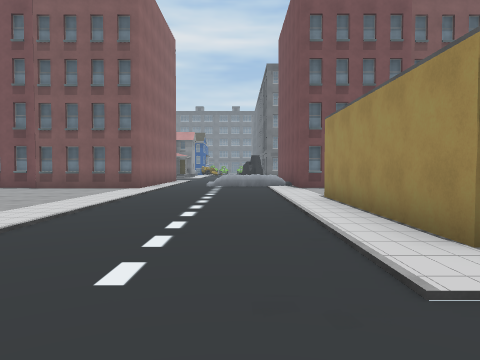
View 1 (above)

24 first-person views from a walk through a 3-D level made in the Unity game engine. The camera is 1.4 m above the floor, tilts 2° down and sees 70° across. The floor is counted in squares, 2 m on a side. Each view is taken from the middle of a square. On the plan, view 1 faces up. The plan holds only what a view shows up to about 11 squares ahead; the rest is blank. The place goes on beyond the plan. The player character is not drawn. Some animated figures are not drawn. Some surface patterns are stand-ins.

View 2
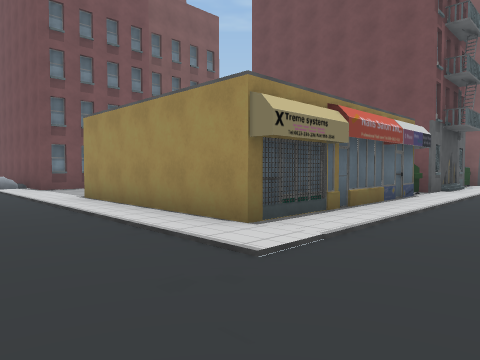

View 3
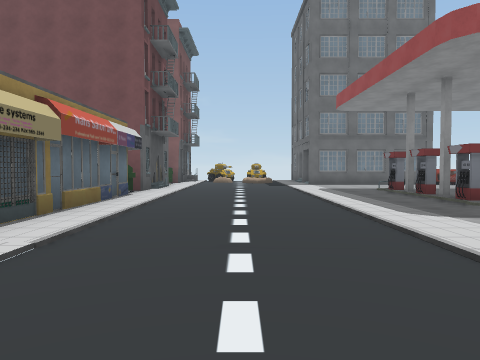

View 4
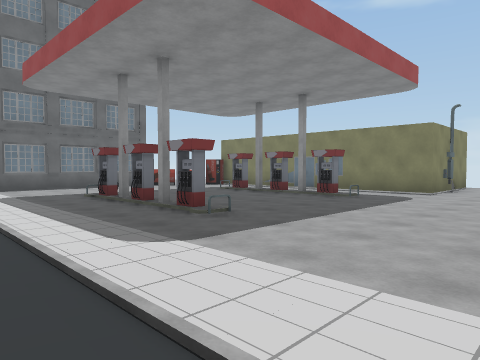

View 5
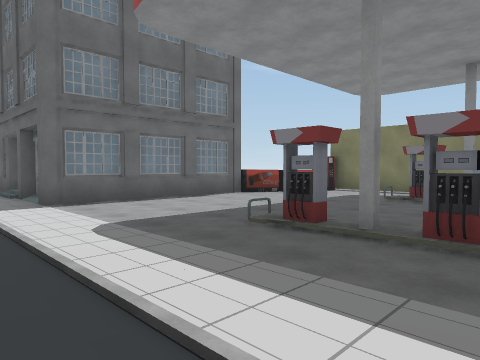

View 6
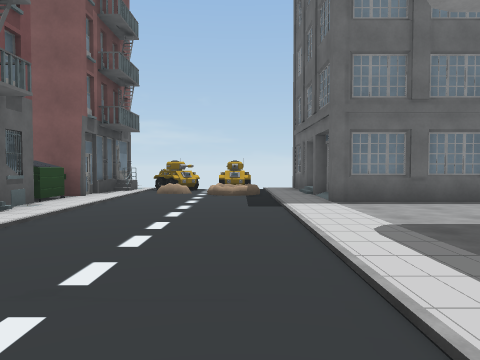

View 7
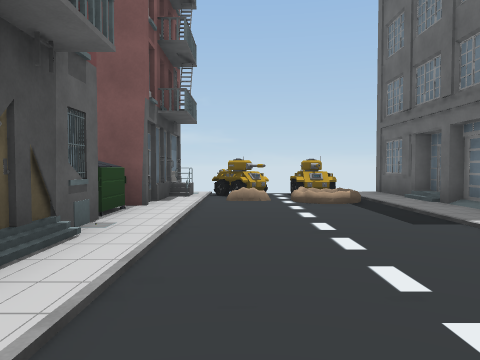

View 8
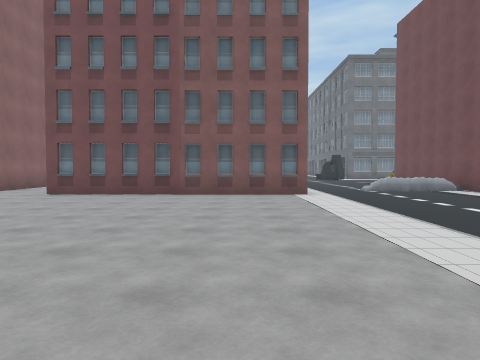

View 9
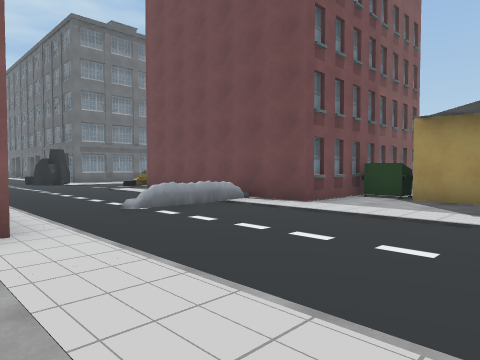

View 10
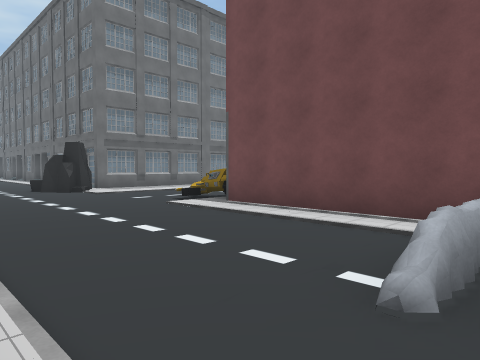

View 11
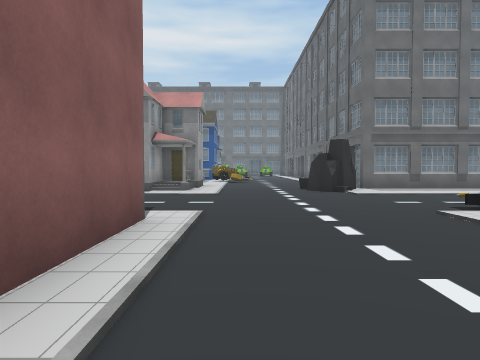

View 12
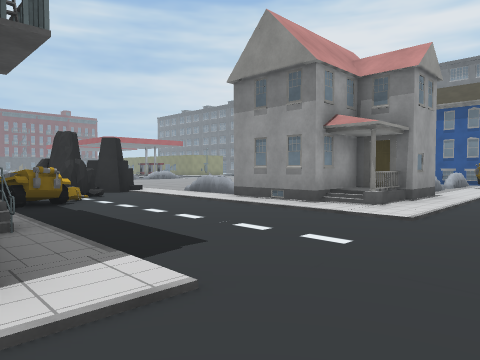

View 13
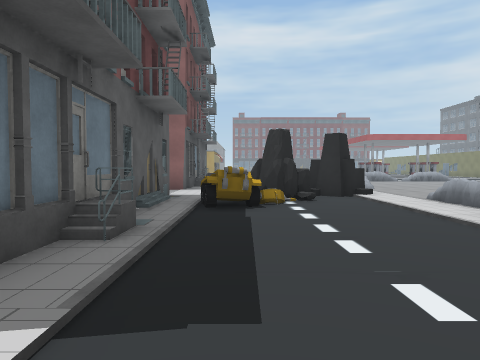

View 14
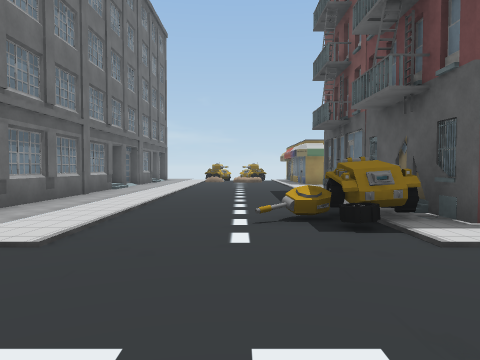

View 15
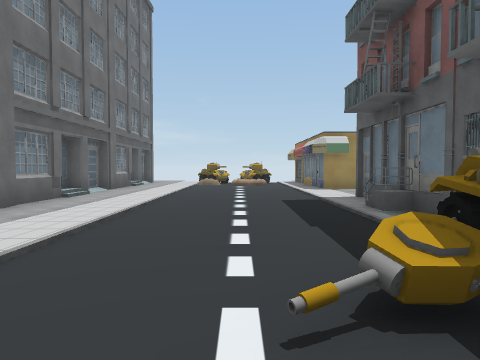

View 16
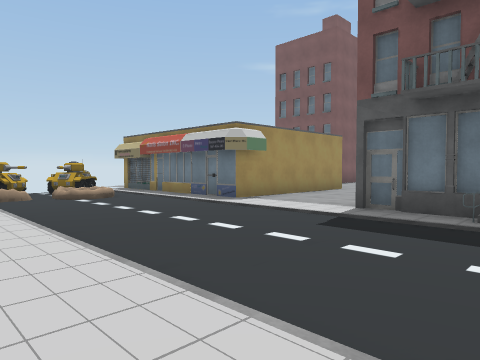

View 17
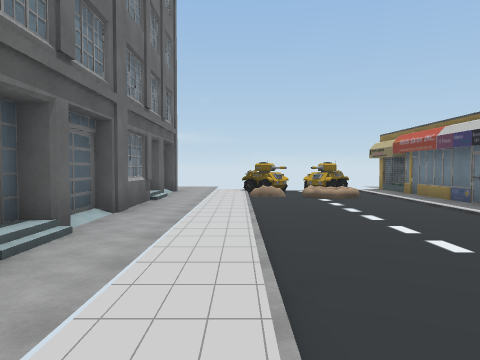

View 18
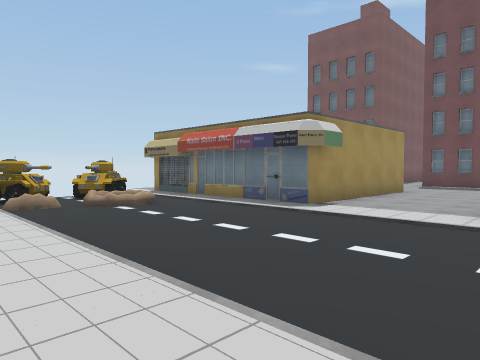

View 19
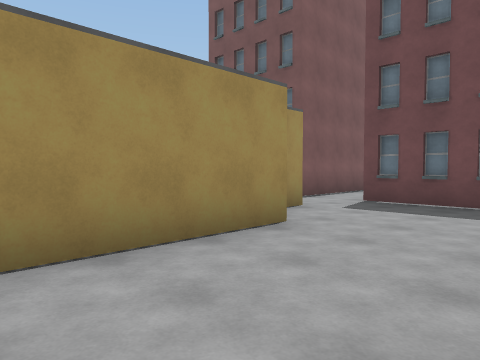

View 20
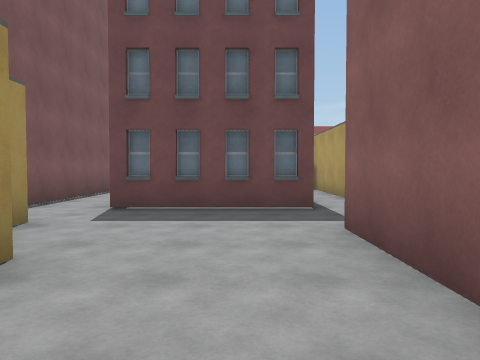

View 21
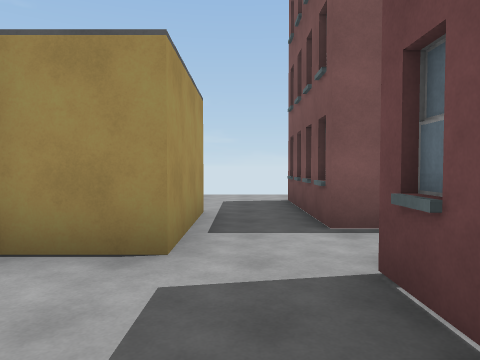

View 22
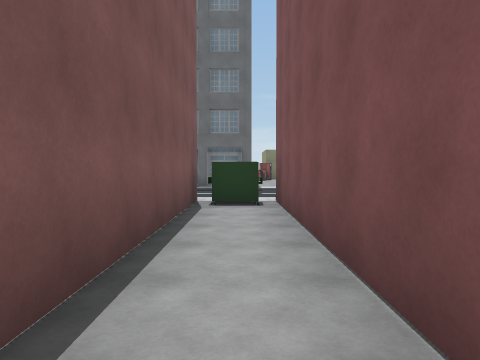

View 23
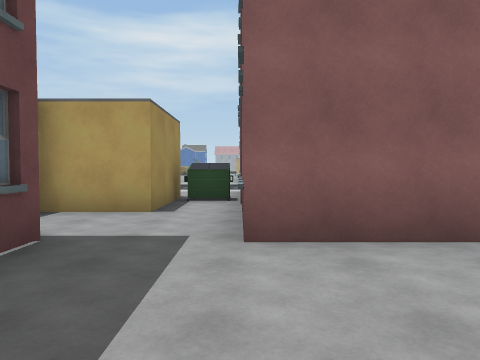

View 24
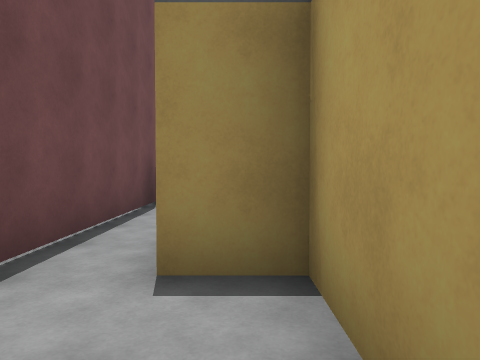

### Floor plan
Key: @ floor where view 1 was taken; # wall or solid block; x gap in a wall; . main floor; : floor 0.25 m higher than the main floor; / step, stairs or slope; B building; T tank; O other object.
Columns run from 15 left of view 1 to 18 right of it. Each row starts with its distance up from view 1.
 24   ...     #B...OO###B#B#/#.B#/##.
 23 OOO...OOx##B....O................
 22    OO...........................T
 21     O.........................:TT
 20      OO......................./TT
 19       OO..........O.........../TT
 18    ..............OO..............
 17   #..###B###.....###B###...######
 16             .....#      ...#
 15             .....#      ...#
 14             .....#      ...#
 13    ..       ..OOO#      ...##
 12    ..       .....#      ....#
 11 BB  .#####BB.....#####BB....###...
 10     ...............O..............
  9      ..............###..B##B.####.
  8       .............###..  ##.#
  7       ...........#   ##.#  #.#
  6        ..........#    #.#  #.#
  5         .........#    #.#  #.#
  4         .........#    #.#  #.#
  3          ... ....######O####O###B
  2           .  ....................
  1               .................TT
  0               .@............../..
 -1                .............../TT
 -2                 .................
 -3                 ............##/#B
 -4                 ....#.x#....#
 -5                  ...........#
 -6                  ...........#
 -7                  ...........#
 -8                  ...#.x#...OO
 -9                  ....   ...O
-10                   ..... ..OO
-11                   .#######
-12                   .#
-13                   .#
-14                    #

Where each view was taken, in squares from view 1:
view 1: 0 up, 0 right, facing up
view 2: 0 up, 1 left, facing up-right
view 3: 0 up, 1 left, facing right
view 4: 1 down, 1 right, facing down-right
view 5: 1 down, 6 right, facing down-right
view 6: 1 down, 6 right, facing right
view 7: 1 up, 8 right, facing right
view 8: 2 up, 5 left, facing up
view 9: 7 up, 4 left, facing up-right
view 10: 12 up, 3 left, facing up-right
view 11: 13 up, 2 left, facing up
view 12: 17 up, 1 left, facing up-left
view 13: 19 up, 2 left, facing left
view 14: 20 up, 2 left, facing right
view 15: 20 up, 1 right, facing right
view 16: 23 up, 6 right, facing down-right
view 17: 22 up, 6 right, facing right
view 18: 23 up, 8 right, facing down-right
view 19: 16 up, 9 right, facing down-right
view 20: 15 up, 10 right, facing down
view 21: 10 up, 10 right, facing right
view 22: 10 up, 13 right, facing down
view 23: 11 up, 12 right, facing left
view 24: 10 up, 7 right, facing down
